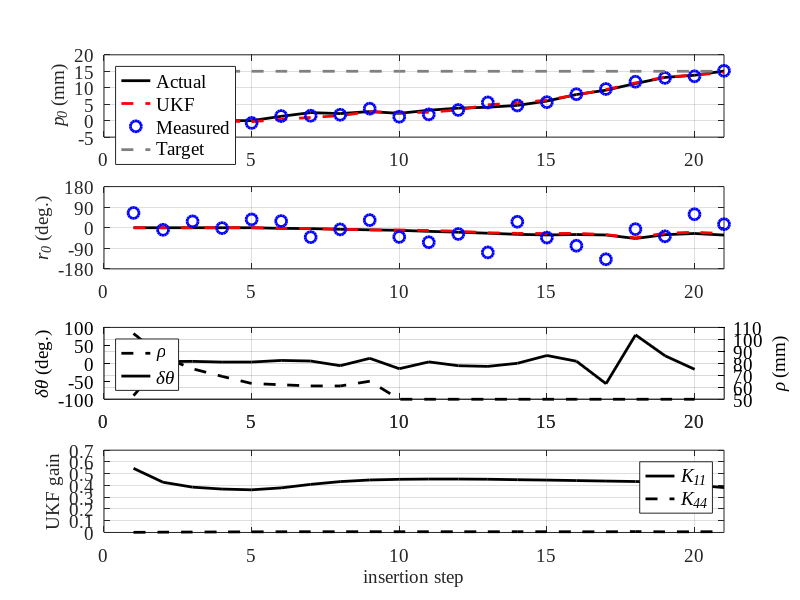

MATLAB code for this plot: (Note: this script raises an error after producing the figure.)
%KALPLOTS Plots results of singleKalmanSimulation for paper figure
% simulationPlots(act,kal,grd,x,x_hat,z,u,K)
% Required workspace variables:
%           p:   simulation target point
%           x:   simulated state vector over time
%           x_hat: estimated state vector over time
%           z: simulated measurements
%           u: simulated command inputs
%           K: simulated Kalman filter gains
%
% author:   Troy Adebar
% date:     1/26/2014

%% Plot actual, measured, and Kalman filtered position, along with commands
clear all; clc;
load('singleUKFSimResults');
% Determine number of time steps
N = length(x);
t = 1:N;

hfig = figure(1); clf;
% Resize the plot
set(hfig,'units','normalized','position',[0 0 .3 1.2])

% Plot p_0
subplot(4,1,1);
hold on;
% Plot the actual simulation state
plot(t,squeeze(x(1,:,:)),'k-','LineWidth',2);
% Plot the Kalman filtered state
plot(t,squeeze(x_hat(1,:,:)),'r--','LineWidth',2);
% Plot the raw measurements
plot(t,squeeze(z(1,:,:)),'bo','LineWidth',2,'MarkerSize',8);
% Plot the target
plot(t,15.*ones(size(t)),'--','color',[.5 .5 .5],'LineWidth',2);
% Format the plot
legend('Actual','UKF','Measured','Target','Location','NorthWest');
grid on; box on; ylabel('{\itp_0} (mm)'); xlim([0 N]); ylim([-5 20]);
hold off;

% Plot r_0
hs = subplot(4,1,2);
hold on;
% Plot the actual simulation state
plot(t,squeeze(x(4,:,:)).*180/pi,'k-','LineWidth',2);
% Plot the Kalman filtered state
plot(t,squeeze(x_hat(4,:,:)).*180/pi,'r--','LineWidth',2);
% Plot the raw measurements
plot(t,squeeze(z(4,:,:)).*180/pi,'bo','LineWidth',2,'MarkerSize',8);
% Format the plot
% legend('Actual','Estimate','Measured','Location','SouthWest');
grid on; box on; ylabel('{\itr_0} (deg.)');
xlim([0 N]); ylim([-180 180]);
set(hs,'Ytick',[-180 -90 0 90 180])
hold off;

% Plot the first two control inputs
subplot(4,1,3);
t_short = t(1:end-1);
% Plot delta theta and ro
d_th = squeeze(u(1,:,:)).*180/pi;
ro = squeeze(u(2,:,:));
[ax,h1,h2] = plotyy(t_short,d_th,t_short,ro,'plot');
% Format the right axis (rho)
axes(ax(1));
ylabel('{\it\delta\theta} (deg.)');
set(ax(1),'ycolor','k') 
xlim([0 N]);
set(h1,'LineWidth',2,'color','k');
% Format the left axis (delta theta)
axes(ax(2));
ylabel('{\it\rho} (mm)');
xlim([0 N]); 
set(ax(2),'ycolor','k') 
set(h2,'LineWidth',2,'color','k','LineStyle','--');
% Format the plot
grid on; 
leg = legend('{\it\rho}','{\it\delta\theta}','Location','NorthWest');
set(leg,'color','w')
hold off;

% Plot the Kalman filter gains
subplot(4,1,4);
hold on;
% Plot the p_0 Kalman gain
plot(t,squeeze(K(1,1,:)),'k-','LineWidth',2);
% Plot the r_0 Kalman gain
plot(t,squeeze(K(4,4,:)),'k--','LineWidth',2);
% Format the plot
legend('\itK_{11}','\itK_{44}','Location','NorthEast');
grid on; box on; ylabel('UKF gain');
xlim([0 N]);
hold off;

%% Format the overall plot
xlabel('insertion step')
set(gcf, 'color', 'w');
set(findall(gcf,'-property','FontSize'),'FontSize',14,...
    'fontName','Times New Roman')


%% Export to pdf
export_fig('SimulationResults.pdf');


